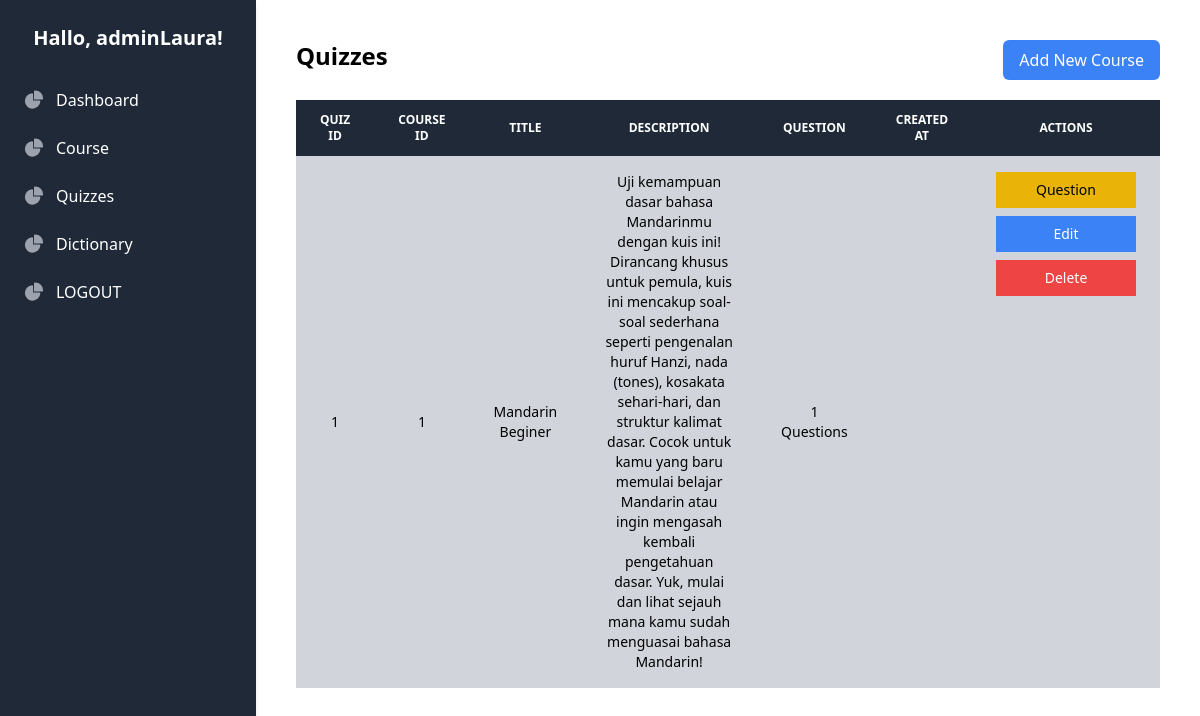
The page /admin-panel/admin-Quizzes.php (signed in) on the database its author committed.
### tables this page shows
CREATE TABLE `tbl_quizzes` (
  `quiz_id` int(11) NOT NULL,
  `course_id` int(11) NOT NULL COMMENT 'Foreign Key (references Courses)',
  `title` varchar(100) NOT NULL COMMENT 'Judul kuis (misalnya ''Final Quiz'')',
  `content` text NOT NULL COMMENT 'Konten kuis dalam bentuk HTML dari Quizlet',
  `desc` text NOT NULL,
  `created_at` timestamp NULL DEFAULT NULL COMMENT 'Tanggal dan waktu pembuatan kuis'
);

### admin-panel/admin-Quizzes.php (the view, shortened to what this page needs)
<?php
include_once './koneksi/koneksi-db.php';
$queryCourses = "SELECT quiz_id, course_id, title, `desc`, created_at FROM tbl_quizzes";
$resultCourses = mysqli_query($conn, $queryCourses);
?>
<!DOCTYPE html>
<html lang="en">
<head>
    <link rel="stylesheet" href="https://cdnjs.cloudflare.com/ajax/libs/font-awesome/6.4.0/css/all.min.css" />
    <script src="https://cdn.tailwindcss.com"></script>
</head>
<body class="m-0 font-sans flex">
    <aside id="default-sidebar" class="fixed top-0 left-0 z-40 w-64 h-screen bg-gray-800 text-white shadow-md">
        <div class="h-full px-4 py-6 overflow-y-auto">
            <h2 class="text-xl font-semibold mb-6 text-center">Hallo, <?php echo $_SESSION['admin']; ?>!</h2>
            <nav>
                <a href="./admin-dashboard.php" class="flex hover:bg-gray-700 px-2 py-3 items-center rounded-md group">
                    <span class="ms-3">Dashboard</span>
                </a>
                <a href="./admin-Course.php" class="flex hover:bg-gray-700 px-2 py-3 items-center rounded-md group">
                    <span class="ms-3">Course</span>
                </a>
                <a href="./admin-Quizzes.php" class="flex hover:bg-gray-700 px-2 py-3 items-center rounded-md group">
                    <span class="ms-3">Quizzes</span>
                </a>
                <a href="./admin-Dictionary.php" class="flex hover:bg-gray-700 px-2 py-3 items-center rounded-md group">
                    <span class="ms-3">Dictionary</span>
                </a>
                <a href="./controller/logout.php" class="flex hover:bg-gray-700 px-2 py-3 items-center rounded-md group">
                    <span class="ms-3">LOGOUT</span>
                </a>
            </nav>
        </div>
    </aside>
    <div id="content" class="w-full flex flex-col ml-64 p-10 gap-5">
        <div class="flex flex-row justify-between item-center">
            <h1 class="text-2xl font-bold">Quizzes</h1>
            <a href="./quiz/addQuiz.php">
                <button class="bg-blue-500 text-white px-4 py-2 rounded-md hover:bg-blue-800">Add New Course</button>
            </a>
        </div>
        <table class="w-full text-left text-sm text-gray-500 dark:text-gray-400">
            <thead class="text-xs text-gray-700 uppercase bg-gray-800">
                <tr class="text-center text-white">
                    <th class="px-6 py-3">Quiz ID</th>
                    <th class="px-6 py-3">Course ID</th>
                    <th class="px-6 py-3">Title</th>
                    <th class="px-6 py-3">Description</th>
                    <th class="px-6 py-3">Question</th>
                    <th class="px-6 py-3">Created At</th>
                    <th class="px-6 py-3">Actions</th>
                </tr>
            </thead>
            <tbody>
                <?php while ($row = mysqli_fetch_assoc($resultCourses)) : ?>
                    <?php
                    $quizId = $row['quiz_id'];
                    $queryQuestion = "SELECT COUNT(*) AS total FROM questions WHERE quiz_id = '$quizId'";
                    $resultQuestion = mysqli_query($conn, $queryQuestion);
                    $questionData = mysqli_fetch_assoc($resultQuestion);
                    $totalQuestions = $questionData['total'];
                    ?>
                    <tr class="bg-gray-300 text-black text-center">
                        <td class="px-6 py-4"><?php echo htmlspecialchars($row['quiz_id']); ?></td>
                        <td class="px-6 py-4"><?php echo htmlspecialchars($row['course_id']); ?></td>
                        <td class="px-6 py-4"><?php echo htmlspecialchars($row['title']); ?></td>
                        <td class="px-6 py-4 w-1/2"><?php echo htmlspecialchars($row['desc']); ?></td>
                        <td class="px-6 py-4"><?php echo htmlspecialchars($totalQuestions); ?> Questions</td>
                        <td class="px-6 py-4"><?php echo htmlspecialchars($row['created_at']); ?></td>
                        <td class="px-6 py-4 flex flex-col gap-2 h-full">
                            <a href="./admin-question.php?quiz_id=<?php echo htmlspecialchars($row['quiz_id']); ?>" class="w-full bg-yellow-500 text-black py-2 px-10 hover:bg-yellow-900 hover:text-white">Question</a>
                            <a href="./quiz/editQuiz.php?id=<?php echo htmlspecialchars($row['quiz_id']); ?>" class="w-full bg-blue-500 text-white py-2 px-10 hover:bg-blue-900">Edit</a>
                            <a href="./controller/deleteQuiz.php?id=<?php echo htmlspecialchars($row['quiz_id']); ?>" class="w-full bg-red-500 text-white py-2 px-10 hover:bg-red-900">Delete</a>
                        </td>
                    </tr>
                <?php endwhile; ?>
            </tbody>
        </table>
    </div>
</body>
</html>

### rows shown on the page
tbl_quizzes: quiz_id "1", course "1", title "Mandarin Beginer", desc "Uji kemampuan dasar bahasa Mandarinmu dengan kuis ini! Dirancang khusus untuk pemula, kuis ini mencakup soal-soal sederhana seperti pengenalan huruf Hanzi, nada (tones), kosakata sehari-hari, dan struktur kalimat dasar. Cocok untuk kamu yang baru memulai belajar Mandarin atau ingin mengasah kembali pengetahuan dasar. Yuk, mulai dan lihat sejauh mana kamu sudah menguasai bahasa Mandarin!", totalQuestions "1"

### other values the page prints
$_SESSION['admin'] "adminLaura"
